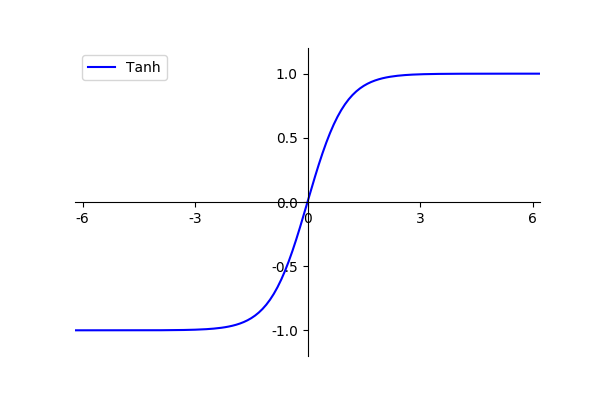

Reproduce this figure in Python.
"""
@Author: huuuuusy
@GitHub: https://github.com/huuuuusy

系统： Ubuntu 18.04
IDE:  VS Code 1.37
介绍： 绘制Tanh曲线
参考： https://segmentfault.com/a/1190000006158803
"""

import matplotlib.pyplot as plt
import math
import matplotlib as mpl
import numpy as np
mpl.rcParams['axes.unicode_minus'] = False

fig = plt.figure(figsize=(6, 4))
ax = fig.add_subplot(111)

x = np.arange(-7, 7, 0.1)
y = (1 - np.exp(-2*x)) / (1 + np.exp(-2*x))

plt.xlim(-6.2, 6.2)
plt.ylim(-1.2, 1.2)

ax.spines['top'].set_color('none')
ax.spines['right'].set_color('none')

ax.xaxis.set_ticks_position('bottom')
ax.spines['bottom'].set_position(('data', 0))
ax.set_xticks([-6, -3, 0, 3, 6])
ax.yaxis.set_ticks_position('left')
ax.spines['left'].set_position(('data',0))
ax.set_yticks([-1, -0.5, 0, 0.5, 1])

plt.plot(x,y,label='Tanh', color='blue')
plt.legend()
plt.savefig("Tanh.png")
plt.show()